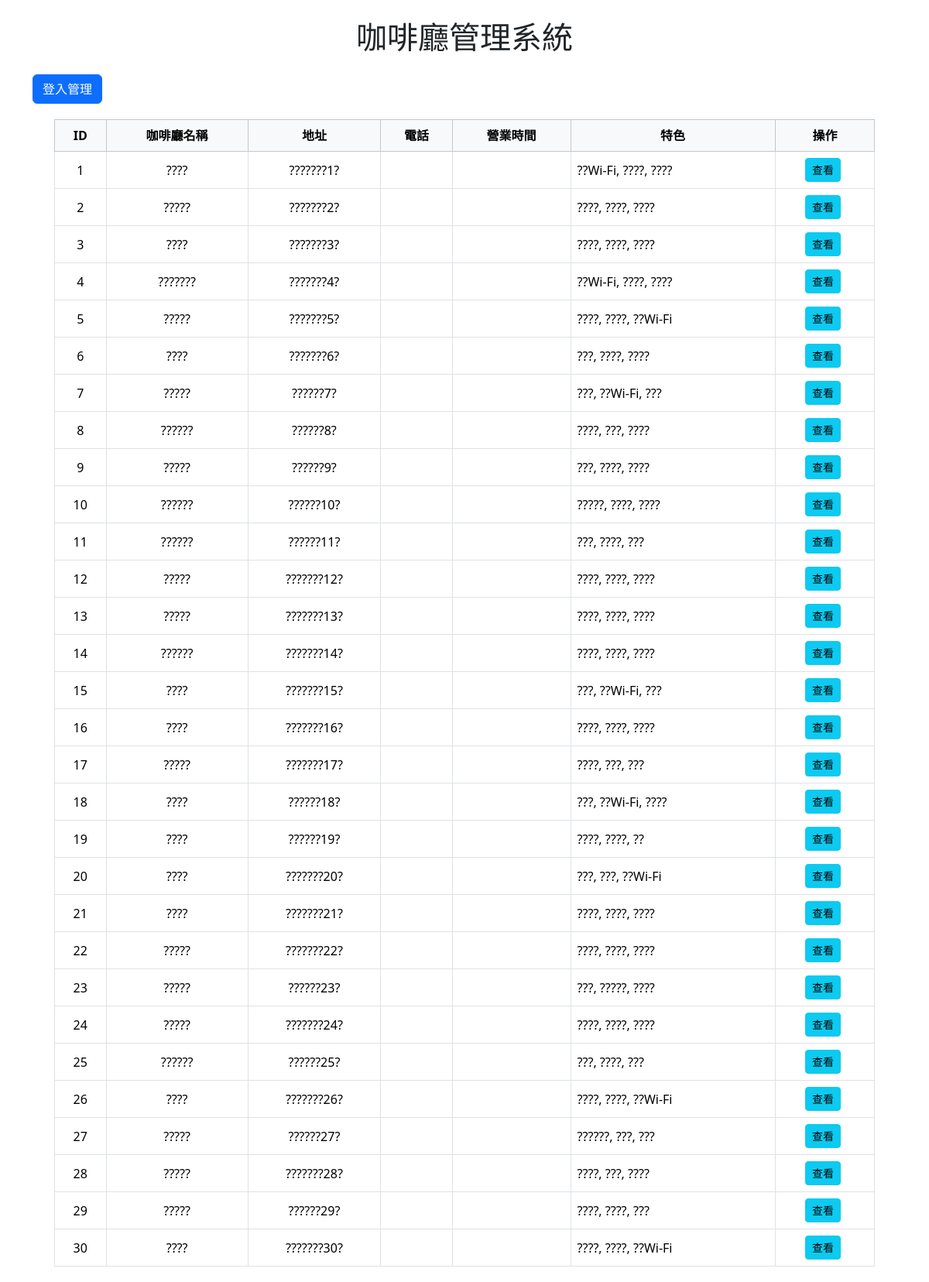
Screenshot of /cafes/cafes.php with the database file from the repository.
### tables this page shows
CREATE TABLE `cafes` (
  `id` int(11) NOT NULL,
  `name` varchar(100) DEFAULT NULL,
  `address` varchar(255) DEFAULT NULL,
  `open_date` date DEFAULT NULL,
  `avg_price` int(11) DEFAULT NULL,
  `features` mediumtext DEFAULT NULL
);

### cafes/cafes.php (the view, shortened to what this page needs)
<?php
require_once "dbconfig.php";
$conn = new mysqli($hostname, $dbuser, $dbpass, $database);
$conn->set_charset("utf8mb4");
function loginOK() {
    return (isset($_SESSION["loggedin"]) && $_SESSION["loggedin"] === true);
}
$result = $conn->query("SELECT * FROM cafes");
?>
<!DOCTYPE html>
<html lang="zh-TW">
<head>
    <link href="https://cdn.jsdelivr.net/npm/bootstrap@5.3.5/dist/css/bootstrap.min.css" rel="stylesheet" />
</head>
<body>
<div class="container mt-4">
    <h1 class="text-center mb-4">咖啡廳管理系統</h1>
    <div class="d-flex justify-content-between align-items-center mb-3">
        <div>
            <?php if (loginOK()) { ?>
                <span class="me-3">管理者: <strong><?= htmlspecialchars($_SESSION["username"]) ?></strong></span>
                <a class="btn btn-outline-danger" href="#" id="logout">登出</a>
            <?php } else { ?>
                <button type="button" class="btn btn-primary" data-bs-toggle="modal" data-bs-target="#loginModal">登入管理</button>
            <?php } ?>
        </div>
    </div>
    <div class="table-wrapper">
        <table class="table table-bordered table-hover align-middle text-center">
            <thead class="table-light">
                <tr>
                    <th>ID</th>
                    <th>咖啡廳名稱</th>
                    <th>地址</th>
                    <th>電話</th>
                    <th>營業時間</th>
                    <th>特色</th>
                    <th>操作</th>
                </tr>
            </thead>
            <tbody>
                <?php while ($row = $result->fetch_assoc()): ?>
                <tr>
                    <td><?= $row["id"] ?></td>
                    <td><?= htmlspecialchars($row["name"]) ?></td>
                    <td><?= htmlspecialchars($row["address"]) ?></td>
                    <td><?= htmlspecialchars($row["phone"]) ?></td>
                    <td><?= htmlspecialchars($row["business_hours"]) ?></td>
                    <td class="text-start"><?= nl2br(htmlspecialchars($row["features"])) ?></td>
                    <td>
                        <a href="cafe_detail.php?id=<?= $row['id'] ?>" class="btn btn-sm btn-info btn-action">查看</a>
                    </td>
                </tr>
                <?php endwhile; ?>
            </tbody>
        </table>
    </div>
</div>
</body>
</html>

### cafes/cafes.php (style rules this page uses)
.table-wrapper { margin: 20px auto; width: 95%; }
.btn-action { margin-right: 5px; }

### rows the page displays
cafes: id "1", name "????", address "???????1?", features "??Wi-Fi, ????, ????"
cafes: id "2", name "?????", address "???????2?", features "????, ????, ????"
cafes: id "3", name "????", address "???????3?", features "????, ????, ????"
cafes: id "4", name "???????", address "???????4?", features "??Wi-Fi, ????, ????"
cafes: id "5", name "?????", address "???????5?", features "????, ????, ??Wi-Fi"
cafes: id "6", name "????", address "???????6?", features "???, ????, ????"
cafes: id "7", name "?????", address "??????7?", features "???, ??Wi-Fi, ???"
cafes: id "8", name "??????", address "??????8?", features "????, ???, ????"
cafes: id "9", name "?????", address "??????9?", features "???, ????, ????"
cafes: id "10", name "??????", address "??????10?", features "?????, ????, ????"
cafes: id "11", name "??????", address "??????11?", features "???, ????, ???"
cafes: id "12", name "?????", address "???????12?", features "????, ????, ????"
cafes: id "13", name "?????", address "???????13?", features "????, ????, ????"
cafes: id "14", name "??????", address "???????14?", features "????, ????, ????"
cafes: id "15", name "????", address "???????15?", features "???, ??Wi-Fi, ???"
cafes: id "16", name "????", address "???????16?", features "????, ????, ????"
cafes: id "17", name "?????", address "???????17?", features "????, ???, ???"
cafes: id "18", name "????", address "??????18?", features "???, ??Wi-Fi, ????"
cafes: id "19", name "????", address "??????19?", features "????, ????, ??"
cafes: id "20", name "????", address "???????20?", features "???, ???, ??Wi-Fi"
cafes: id "21", name "????", address "???????21?", features "????, ????, ????"
cafes: id "22", name "?????", address "???????22?", features "????, ????, ????"
cafes: id "23", name "?????", address "??????23?", features "???, ?????, ????"
cafes: id "24", name "?????", address "???????24?", features "????, ????, ????"
cafes: id "25", name "??????", address "??????25?", features "???, ????, ???"
cafes: id "26", name "????", address "???????26?", features "????, ????, ??Wi-Fi"
cafes: id "27", name "?????", address "??????27?", features "??????, ???, ???"
cafes: id "28", name "?????", address "???????28?", features "????, ???, ????"
cafes: id "29", name "?????", address "??????29?", features "????, ????, ???"
cafes: id "30", name "????", address "???????30?", features "????, ????, ??Wi-Fi"
